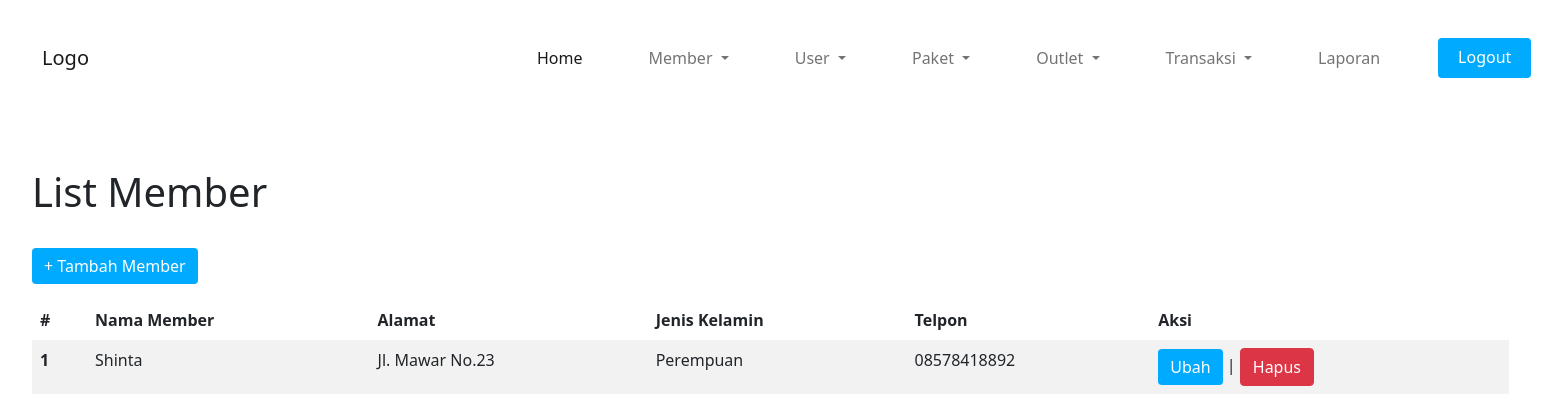
/member/tampil.php (signed in), run on the app's committed database.
### tables this page shows
CREATE TABLE `member` (
  `id` int(11) NOT NULL,
  `nama_member` varchar(100) NOT NULL,
  `alamat` text NOT NULL,
  `jenis_kelamin` enum('Laki-laki','Perempuan') NOT NULL,
  `telpon` varchar(15) NOT NULL
);

### utility/utils.php (called while the page is built, shortened)
<?php
function titleize($name) {
	return ucwords(str_replace("_", " ", $name));
}
?>

### componen/list_table.php (the view)
<?php
function extract_as_table_data($data, $converters = null)
{
	foreach ($data as $key => $value) {
		if ($key === "id") continue;
		$content = isset($converters[$key]) ? $converters[$key]($value) : titleize($value);
?>
		<td><?= $content ?></td>
	<?php
	}
}
function list_table($mysqli_result, $converters = null)
{
	?>
	<table class="table table-striped table-borderless mt-3">
		<thead>
			<tr>
				<th> # </th>
				<?php foreach (mysqli_fetch_fields($mysqli_result) as $field) : if ($field->name === "id") continue; ?>
					<th scope="col"> <?= ucwords(str_replace("_", " ", $field->name)) ?> </th>
				<?php endforeach; ?>
				<th> Aksi </th>
			</tr>
		</thead>
		<tbody>
			<?php
			$no = 0;
			while ($data = mysqli_fetch_assoc($mysqli_result)) {
				++$no;
			?>
				<tr>
					<th scope="row"><?= $no ?></th>
					<?php extract_as_table_data($data, $converters); ?>
					<td>
                    <a class="btn btn-primary" class="edit-anchor" href="ubah.php?id=<?= $data["id"] ?>" style="background-color: rgb(0, 170, 255); border: rgb(0, 170, 255);">Ubah</a>
						<span>|</span>
                    <a class="btn btn-danger" class="remove-anchor" href="hapus.php?id=<?= $data["id"] ?>">Hapus</a>
					</td>
				</tr>
			<?php
			}
			?>
		</tbody>
	</table>
<?php
}
?>

### data on the page
member: nama_member "Shinta", alamat "Jl. Mawar No.23", jenis_kelamin "Perempuan", telpon "08578418892"

### other printed values
str_replace("_", " ", $field->name) "Nama Member"
str_replace("_", " ", $field->name) "Alamat"
str_replace("_", " ", $field->name) "Jenis Kelamin"
str_replace("_", " ", $field->name) "Telpon"
